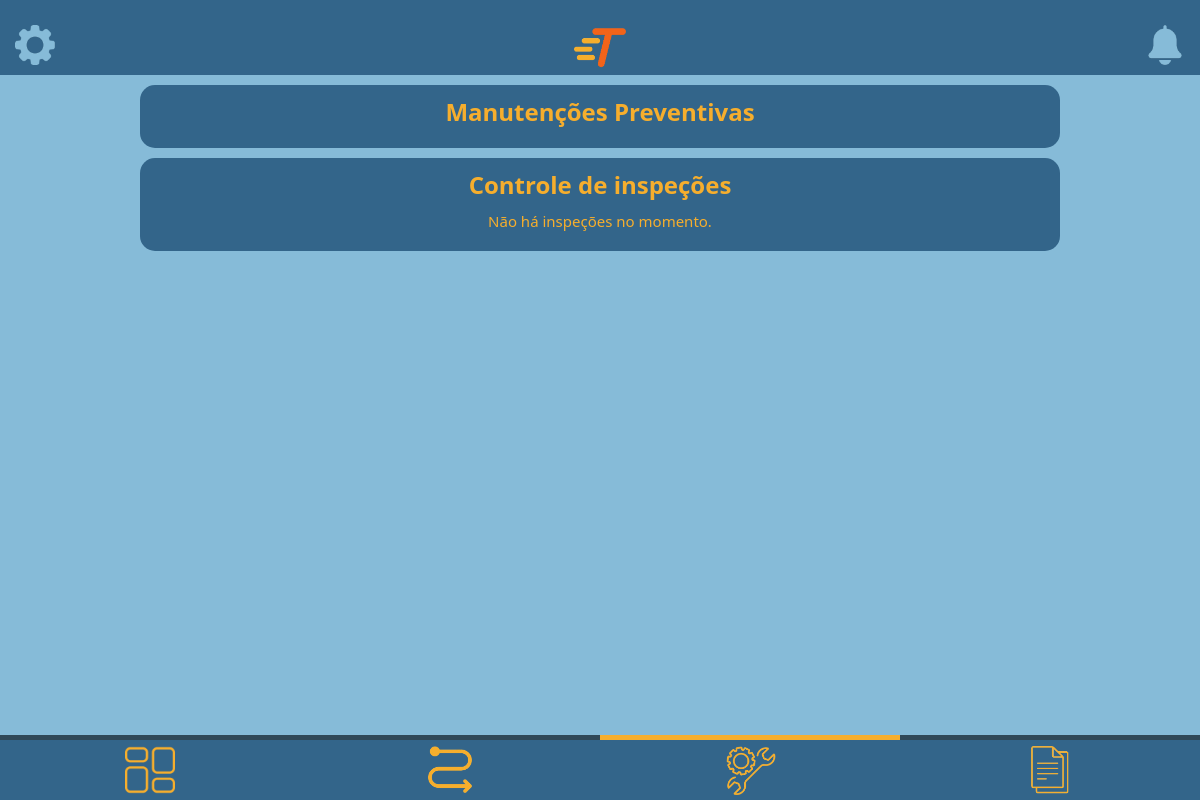
The app's page /private/user/manutencao/manutencao.php (signed in), older data.
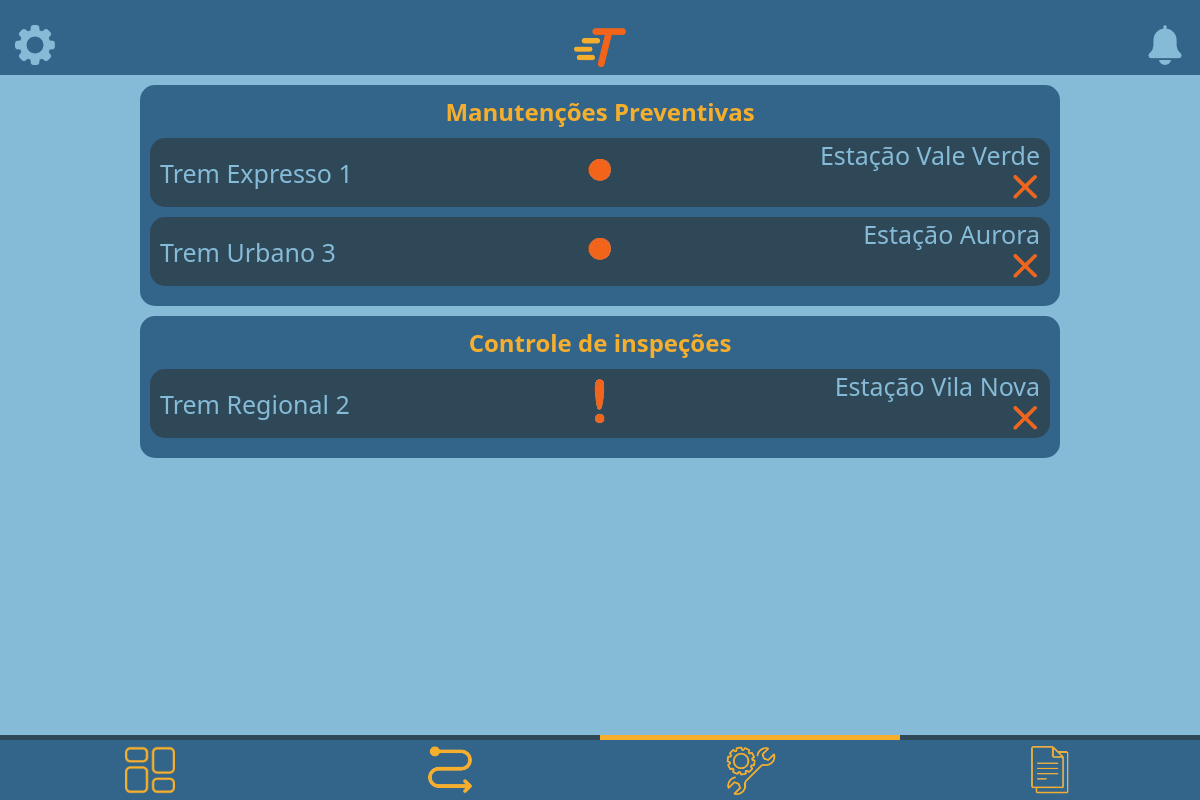
The same page, newer data.
### tables this page shows
CREATE TABLE manutencoes(
	id INT AUTO_INCREMENT NOT NULL PRIMARY KEY,
    tipoManutencao ENUM('Manutenções Preventivas', 'Controle de inspeções') NOT NULL,
    idEstacao INT NOT NULL,
    descricao VARCHAR(120) NULL,
    idTrem INT NOT NULL,
    FOREIGN KEY (idTrem) REFERENCES trens(id),
    FOREIGN KEY (idEstacao) REFERENCES estacoes(id)
);

CREATE TABLE trens(
	id INT AUTO_INCREMENT NOT NULL PRIMARY KEY,
    nome VARCHAR(120) UNIQUE NOT NULL,
    desempenho INT NOT NULL,
    mes ENUM('Janeiro', 'Fevereiro', 'Março', 'Abril', 'Maio', 'Junho', 'Julho', 'Agosto', 'Setembro', 'Outubro', 'Novembro', 'Dezembro') NOT NULL,
    consumo INT NOT NULL,
    velocidade DECIMAL(10,2) NOT NULL,
    quantidadePassageiros INT,
    localizacaoX INT,
    localizacaoY INT,
    parado BOOLEAN,
    ativo BOOLEAN,
    idEstacao INT NOT NULL,
    idRota INT NOT NULL,
    horaSaida TIME,
    ordemRota INT,
    FOREIGN KEY (idEstacao) REFERENCES estacoes(id),
    FOREIGN KEY (idRota) REFERENCES rotas(id)
);

CREATE TABLE estacoes(
	id INT AUTO_INCREMENT NOT NULL PRIMARY KEY,
    nomeEstacao ENUM('Estação Aurora', 'Estação Vila Nova', 'Estação Vale Verde', 'Estação São Pedro') NOT NULL,
    temperatura DECIMAL NOT NULL,
    estaChovendo BOOLEAN NOT NULL
);

### private/user/manutencao/manutencao.php (the view, shortened to what this page needs)
<?php
include '../../conexao/conexao.php';
$sqlMantuncao = "SELECT manutencoes.id, manutencoes.tipoManutencao, estacoes.nomeEstacao, trens.nome, manutencoes.descricao FROM manutencoes INNER JOIN estacoes ON manutencoes.idEstacao = estacoes.id INNER JOIN trens ON manutencoes.idTrem = trens.id";
$reultManutencao = $conn->query($sqlMantuncao);
$preventivas = [];
$inspecoes = [];
if ($reultManutencao && $reultManutencao->num_rows > 0) {
    while ($row = $reultManutencao->fetch_assoc()) {
        if ($row['tipoManutencao'] == 'Manutenções Preventivas') {
            $preventivas[] = $row;
        } elseif ($row['tipoManutencao'] == 'Controle de inspeções') {
            $inspecoes[] = $row;
        }
    }
}
?>
<!DOCTYPE html>
<html lang="pt-BR">
<head>
    <link rel="stylesheet" href="../../../style/style.css">
</head>
<body>
<header class="headerPrincipal">
    <a href="../../../private/<?php if($_SESSION['tipo'] == 'admin'){echo 'admin/config/configAdmin.php';} else {echo 'user/config/configFuncionario.php';}?>"><img src="../../../assets/icons/header/engrenagemIcone.png" alt="Configurações"></a>
    <img src="../../../assets/logos/logoPequena.png" alt="Logo">
    <a href="../alertas.php"><img src="../../../assets/icons/header/sinoIcone.png" alt="Notificações"></a>
</header>
    <main>
    <form method="POST" action="deletarManutencao.php">
    <section class="secaoInfoManutencao">
        <h2>Manutenções Preventivas</h2>
        <?php
        if (count($preventivas) > 0) {
            foreach ($preventivas as $row) {
                $descricao = $row['descricao'];
                $estacaoManutencao = $row['nomeEstacao'];
                $tremManutencao = $row['nome'];
                $id = $row['id'];
                echo "<div class='dadoInfo'>
                <div class='dadoInfoLeft'>
                    <p class='textoPrincipalDado'>$tremManutencao</p>
                    <p class='textoSecundarioDado'>$descricao</p>
                </div>
                <div class='dadoInfoCenter'>
                    <img src='../../../assets/icons/dashboard/circuloLaranjaIcone.png' alt='iconeUrgência'>
                </div>
                <div class='dadoInfoRight'>
                    <p class='textoPrincipalDado'>$estacaoManutencao</p>
                    <a href='deletarManutencao.php?ida=$id'><img class='manutencaoFinalAlerta' src='../../../assets/icons/alertas/fecharIcone.png' alt='iconeDeletarManutencao'></a>
                </div>
            </div>";
            }
        }
        ?>
    </section>
    <section class="secaoInfoManutencao">
        <h2>Controle de inspeções</h2>
        <?php
        if (count($inspecoes) > 0) {
            foreach ($inspecoes as $row) {
                $descricao = $row['descricao'];
                $estacaoManutencao = $row['nomeEstacao'];
                $tremManutencao = $row['nome'];
                $id = $row['id'];
                echo "<div class='dadoInfo'>
                <div class='dadoInfoLeft'>
                    <p class='textoPrincipalDado'>$tremManutencao</p>
                    <p class='textoSecundarioDado'>$descricao</p>
                </div>
                <div class='dadoInfoCenter'>
                    <img src='../../../assets/icons/dashboard/esclamaçãoIcone.png' alt='iconeUrgência'>
                </div>
                <div class='dadoInfoRight'>
                    <p class='textoPrincipalDado'>$estacaoManutencao</p>
                    <a href='deletarManutencao.php?ida=$id'><img class='manutencaoFinalAlerta' src='../../../assets/icons/alertas/fecharIcone.png' alt='iconeDeletarManutencao'></a>
                </div>
            </div>";
            }
        } else {
            echo "<div id='semAlertas'>Não há inspeções no momento.</div>";
        }
        ?>
    </section>
</form>
    </main>
    <div class="espacoFooterPrincipal"></div>
    <footer class="footerPrincipal">
        <div class="barraLinhaSelecao">
            <div class="linhaAmarela linhaPos3"></div>
        </div>
        <div class="navbar">
            <a href="../dashboard/dashboard.php"><img src="../../../assets/icons/footer/dashboardIcone.png" alt="Dashboard"></a>
            <a href="../gerenciadorDeRotas/gerenciarRotas.php"><img src="../../../assets/icons/footer/rotasIcone.png" alt="Rotas"></a>
            <a href=""><img src="../../../assets/icons/footer/manutencaoIcone.png" alt="Manutenção"></a>
            <a href="../relatorios/relatorios.php"><img src="../../../assets/icons/footer/relatoriosIcone.png" alt="Relatórios"></a>
        </div>
    </footer>
</body>
</html>

Row changes from the older to the newer data that the page shows:
now on this page (row edited): manutencoes: idTrem.nome "Trem Expresso 1", idEstacao.nomeEstacao "Estação Vale Verde", shown under "Manutenções Preventivas"
now on this page (row edited): manutencoes: idTrem.nome "Trem Urbano 3", idEstacao.nomeEstacao "Estação Aurora", shown under "Manutenções Preventivas"
now on this page (row edited): manutencoes: idTrem.nome "Trem Regional 2", idEstacao.nomeEstacao "Estação Vila Nova", shown under "Controle de inspeções"
Text that changed along with them:
text no longer shown: "Não há inspeções no momento."
